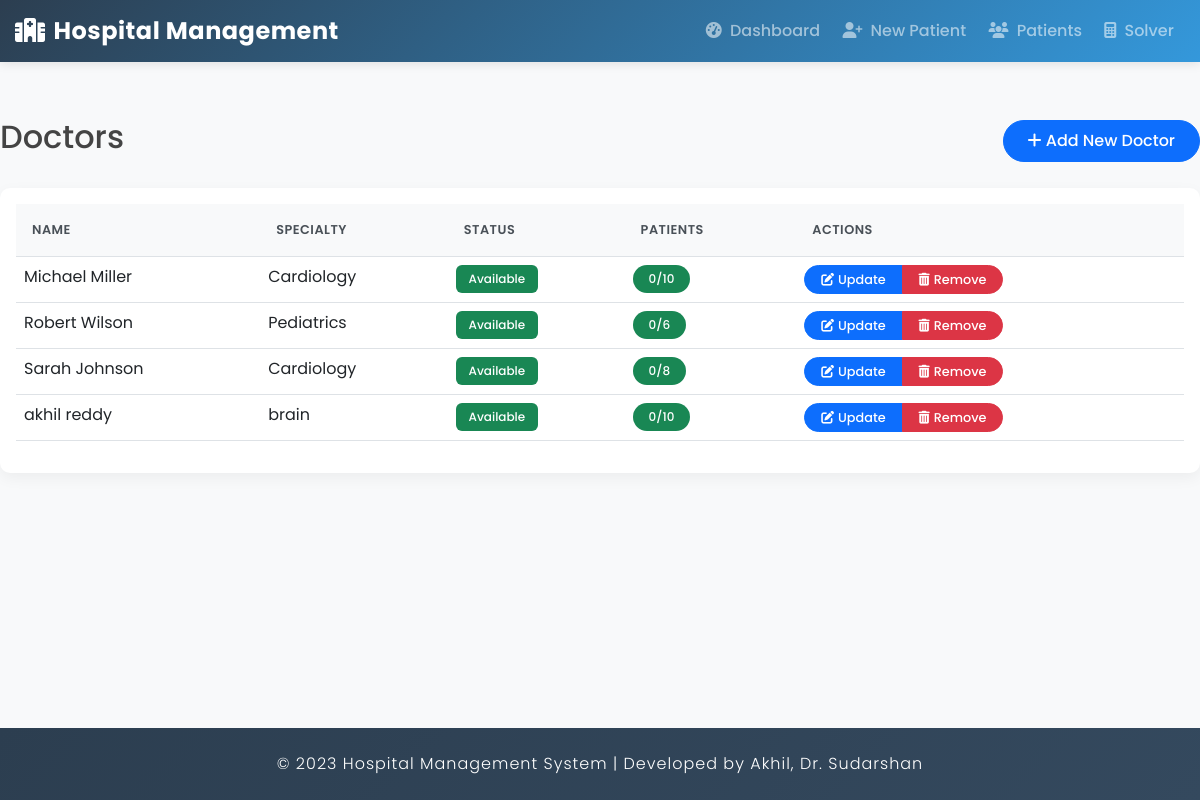
Page /doctor/list/ on the earlier database version.
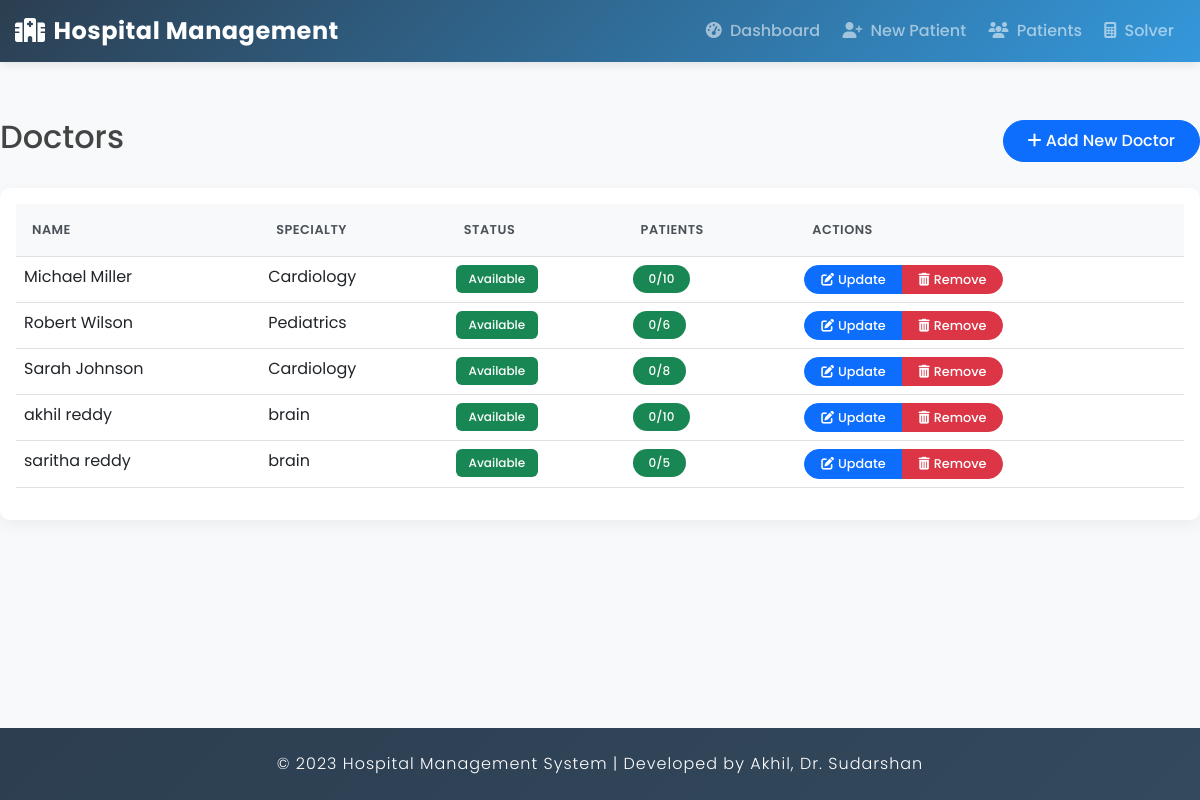
Same page on the later database version.
### hospital/models.py (models this page shows, shortened)
class Doctor(models.Model):
    user = models.OneToOneField(User, on_delete=models.CASCADE)
    specialty = models.CharField(max_length=100)
    is_available = models.BooleanField(default=True)
    max_patients = models.IntegerField(default=5)
    @property
    def current_patients(self):
        return self.assignment_set.filter(active=True).count()

### hospital/views.py (the view)
# urls.py: path('doctor/list/', views.DoctorListView.as_view(), name='doctor_list'),
class DoctorListView(ListView):
    model = Doctor
    template_name = 'hospital/doctor_list.html'
    context_object_name = 'doctors'
    def get_queryset(self):
        return Doctor.objects.all().order_by('user__first_name', 'user__last_name')

### hospital/templates/hospital/doctor_list.html (shortened to what this page needs)
{% extends 'hospital/base.html' %}
{% block content %}
<div class="row mb-4">
    <div class="col-md-12">
        <div class="d-flex justify-content-between align-items-center">
            <h2>Doctors</h2>
            <a href="{% url 'hospital:doctor_add' %}" class="btn btn-primary">
                <i class="fas fa-plus"></i> Add New Doctor
            </a>
        </div>
    </div>
</div>
<div class="row">
    <div class="col-md-12">
        <div class="card">
            <div class="card-body">
                <div class="table-responsive">
                    <table class="table">
                        <thead>
                            <tr>
                                <th>Name</th>
                                <th>Specialty</th>
                                <th>Status</th>
                                <th>Patients</th>
                                <th>Actions</th>
                            </tr>
                        </thead>
                        <tbody>
                            {% for doctor in doctors %}
                            <tr>
                                <td>{{ doctor.user.get_full_name }}</td>
                                <td>{{ doctor.specialty }}</td>
                                <td>
                                    <span class="badge bg-{% if doctor.is_available %}success{% else %}danger{% endif %}">
                                        {{ doctor.is_available|yesno:"Available,Not Available" }}
                                    </span>
                                </td>
                                <td>
                                    <div class="d-flex align-items-center">
                                        <span class="badge
                                            {% if doctor.current_patients == doctor.max_patients %}bg-danger
                                            {% elif doctor.current_patients >= 2 %}bg-warning
                                            {% else %}bg-success{% endif %}
                                            rounded-pill px-3 py-2">
                                            {{ doctor.current_patients }}/{{ doctor.max_patients }}
                                        </span>
                                    </div>
                                </td>
                                <td>
                                    <div class="btn-group">
                                        <a href="{% url 'hospital:doctor_update' doctor.pk %}" class="btn btn-sm btn-primary">
                                            <i class="fas fa-edit me-1"></i>Update
                                        </a>
                                        <a href="{% url 'hospital:doctor_delete' doctor.pk %}" class="btn btn-sm btn-danger">
                                            <i class="fas fa-trash-alt me-1"></i>Remove
                                        </a>
                                    </div>
                                </td>
                            </tr>
                            {% empty %}
                            <tr>
                                <td colspan="5" class="text-center">No doctors found</td>
                            </tr>
                            {% endfor %}
                        </tbody>
                    </table>
                </div>
            </div>
        </div>
    </div>
</div>
{% endblock %}

Differences in the rows shown:
added Doctor: user.get_full_name "saritha reddy", specialty "brain", is_available "Available", current_patients "0", max_patients "5"
